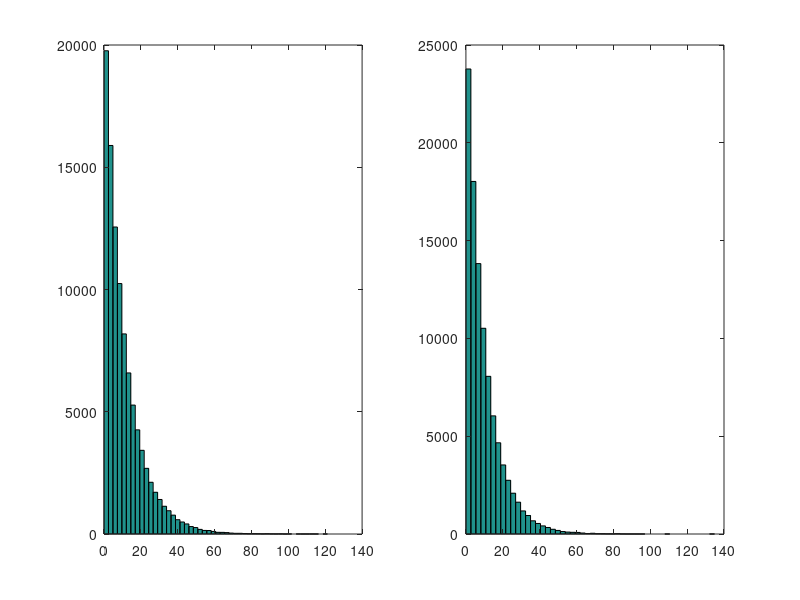

MATLAB code to generate this figure:
clear
clc

s0 = 160;
N = 40;
delta = 20;

Rs0 = s0./(1 + s0 + 4*delta.^2);
sf = s0/N;
Rsf = sf./(1 + sf + 4*delta.^2);


tau0 = -log(1-rand(100000,1))/Rs0;
subplot(1,2,1);
hist(tau0,50);
Rs0_exp = 1./mean(tau0);
fprintf('\n\n    Rs0 = %f\n',Rs0);
fprintf('Rs0_exp = %f\n',Rs0_exp);

tauF_each = -log(1-rand(100000,N))/Rsf;
tauF = min(tauF_each,[],2);
tauF = min(tauF_each,[],2);
subplot(1,2,2);
hist(tauF,50);
Rsf_exp = 1./mean(tauF);
fprintf('    Rsf = %f\n',Rsf);
fprintf('Rsf_exp = %f\n\n\n',Rsf_exp);

